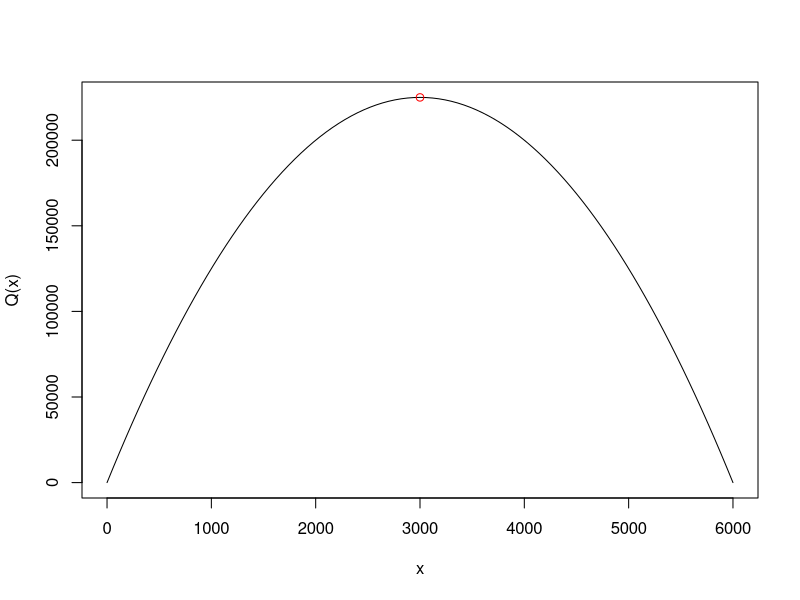
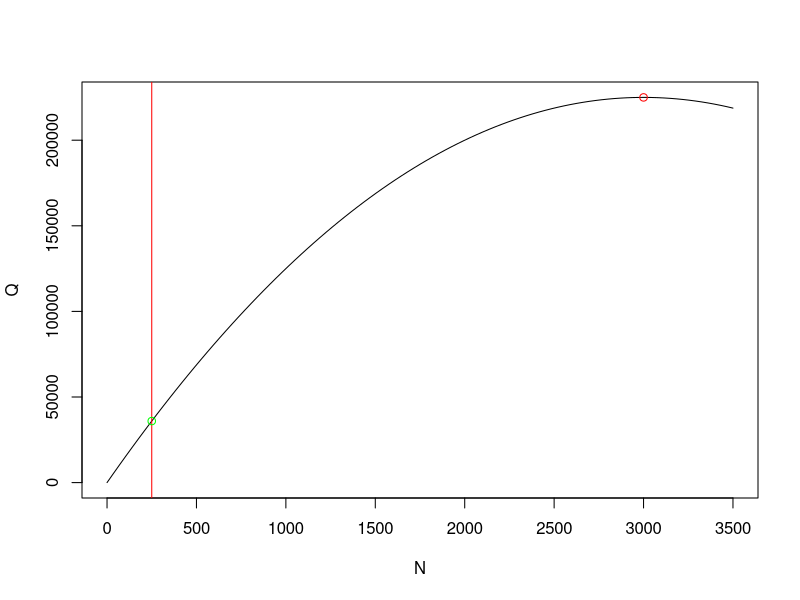
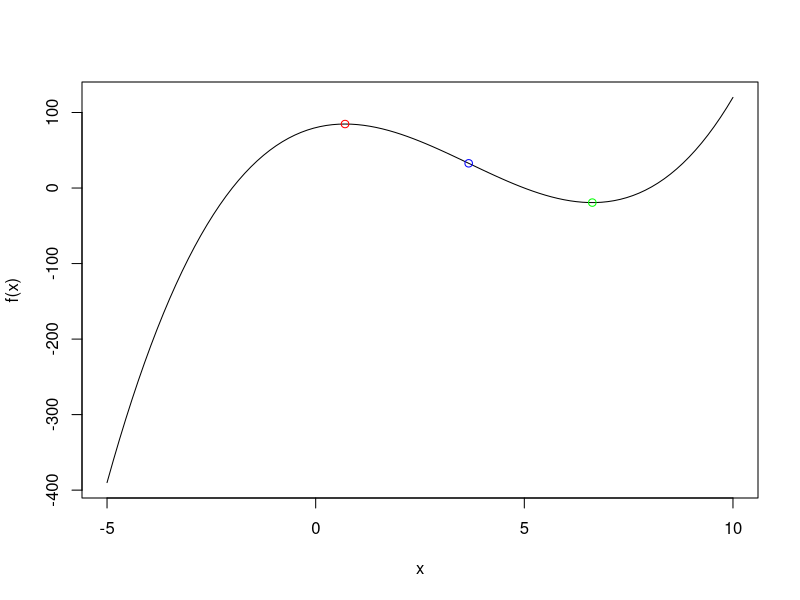
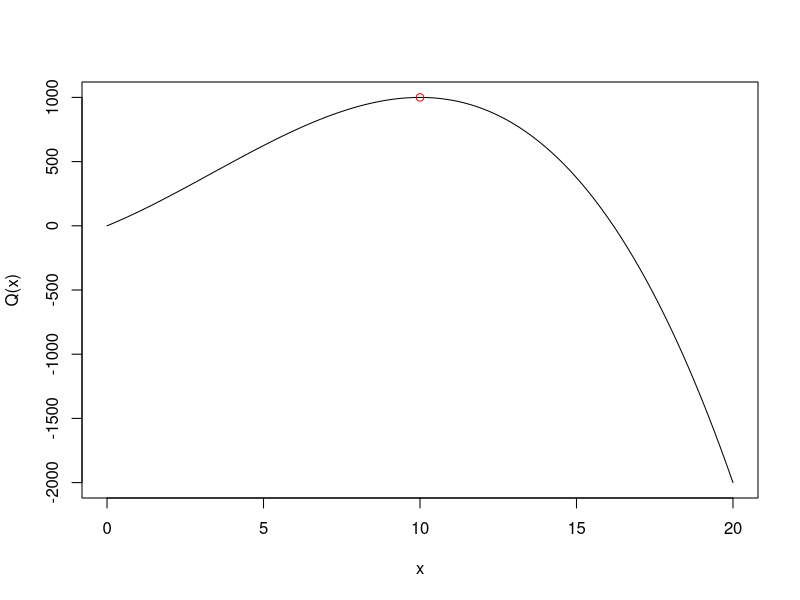
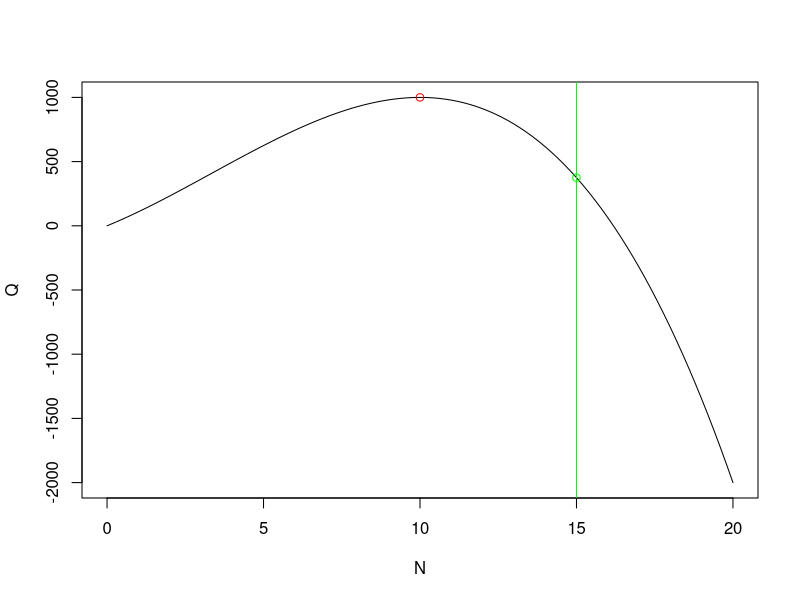
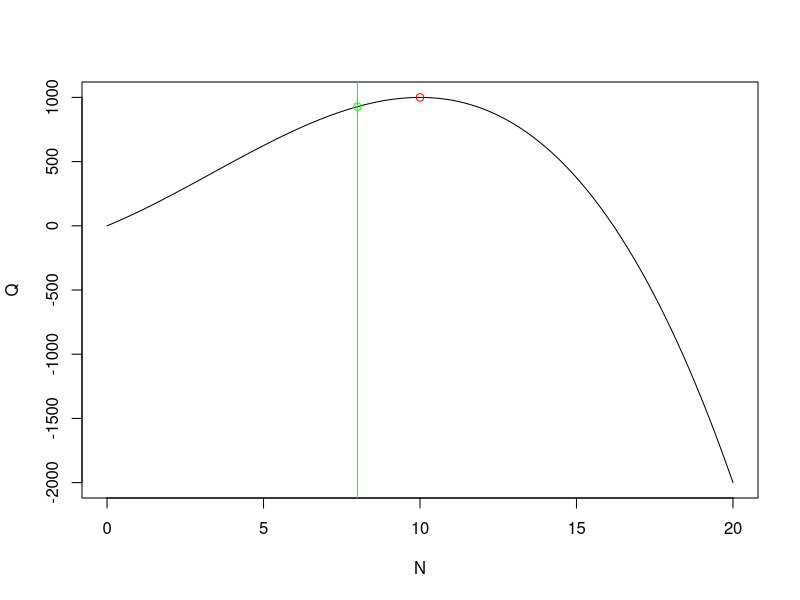
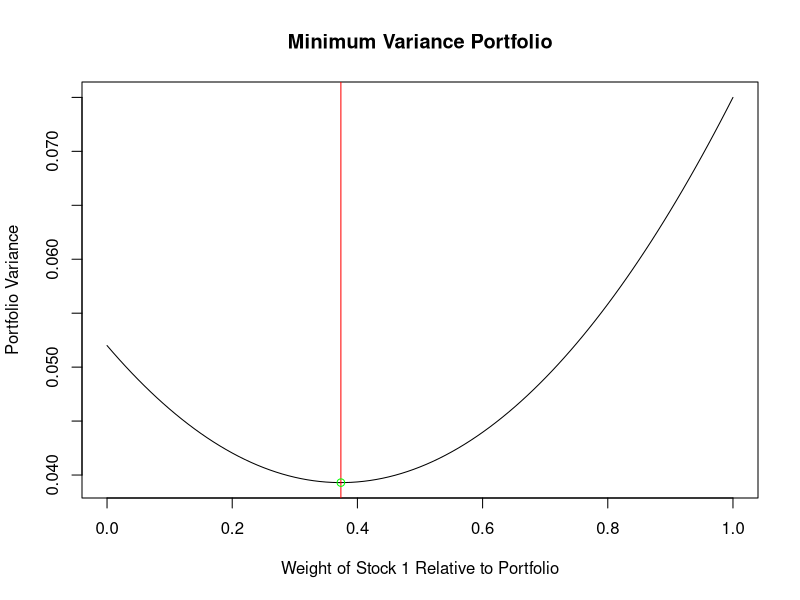
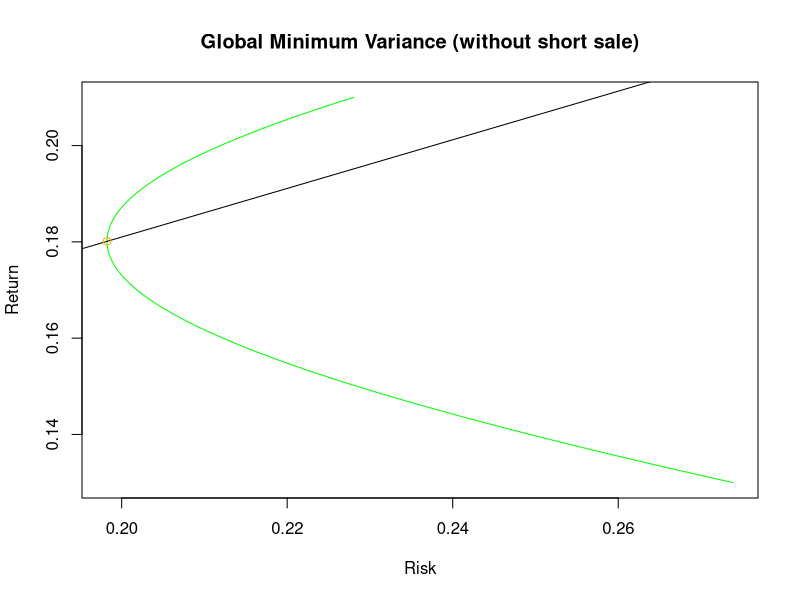

Recreate these plots in R, in order.
## ---- chunk 1
knitr::opts_chunk$set(echo = TRUE, envir=.GlobalEnv)
## ---- chunk 2
Q <- function(N) 150*N - .025*N^2
curve(Q, 0, 6000)
root <- polyroot(c(150, -.05))
N_max <- Re(root)[abs(Im(root)) < 1e-6]
Q_max <- Q(N_max)
points(N_max, Q(N_max), col='red')
## ---- chunk 3
N_0 <- 250
Q_0 <- Q(N_0)
plot(Q, 0, 3500, xlab = 'N', ylab = 'Q')
abline(v = 250, col = 'red')
points(N_0, Q(N_0), col = 'green')
points(N_max, Q(N_max), col='red')
## ---- chunk 4
f <- function(x) x^3 -11*x^2 + 14*x + 80
f_1prime <- function(x) 3*x^2 - 22*x + 14
root <- polyroot(c(14, -22, 3))
x_1prime <- Re(root)[abs(Im(root)) < 1e-6]
x_1prime
## ---- chunk 5
x_1prime1 <- 0.7039352
x_1prime2 <- 6.6293981
## ---- chunk 6
x_2prime1 <- 11/3
f_2prime <- function(x) 6*x - 22
## ---- chunk 7
x_1prime1 <- 0.7039352
x_1prime2 <- 6.6293981
x_2prime1 <- 11/3
curve(f, -5, 10)
points(x_1prime1, f(x_1prime1), col = 'red')
points(x_1prime2, f(x_1prime2), col = 'green')
points(x_2prime1, f(x_2prime1), col = 'blue')
## ---- chunk 8
Q <- function(N) 100*N + 10*N^2 - N^3
curve(Q, 0, 20)
root <- polyroot(c(100, 20, -3)) 
N_max <- Re(root)[abs(Im(root)) < 1e-6]
N_max <- N_max[which(N_max>0)]
Q_max <- Q(N_max)
points(N_max, Q(N_max), col='red')
## ---- chunk 9
N_0 <- 15
lambda <- 100 + 20*N_0 - 3*N_0^2 
Q_0 <- Q(N_0)
plot(Q, 0, 20, xlab = 'N', ylab = 'Q')
abline(v = N_0, col = 'green')
points(N_0, Q(N_0), col = 'green')
points(N_max, Q(N_max), col='red')
## ---- chunk 10
N_0 <- 8
lambda <- 100 + 20*N_0 - 3*N_0^2 
Q_0 <- Q(N_0)
plot(Q, 0, 20, xlab = 'N', ylab = 'Q')
abline(v = N_0, col = 'green')
points(N_0, Q(N_0), col = 'green')
points(N_max, Q(N_max), col='red')
## ---- chunk 11
# Mean Returns
mean_rStock1 <- .13
mean_rStock2 <- .21
mean_rf <- .08

# Variance of returns
var_rStock1 <- .075
var_rStock2 <- .052

# Standard deviation of returns
sd_rStock1 <- sqrt(var_rStock1)
sd_rStock2 <- sqrt(var_rStock2)

# Covariance of Returns
cov_rStock1_rStock2 <- .018

# Correlation of Returns
cor_rStock2_rStock2 <- cov_rStock1_rStock2 / (sd_rStock1 * sd_rStock2)
## ---- chunk 12
# The Variance function of the portfolio
fVar <- function(m1) var_rStock1 * m1^2 + var_rStock2 * (1 - m1)^2 + 2 * m1 * (1 - m1) * cov_rStock1_rStock2

# Set the weighting
m1 <- .3736
m2 <- .6264

# Plot of the variance function with respect to w1.
w1 <- seq(0, 1, .05)
plot(fVar, w1, xlab = "Weight of Stock 1 Relative to Portfolio", ylab = "Portfolio Variance", main = "Minimum Variance Portfolio"); abline(v = m1, col = "red")
points(m1, fVar(m1), col='green')

# Plot of the efficient frontier, assume no short sale allowed
w1WithoutShort <- seq(0, 1, .005)
fVar <- function(w1) var_rStock1 * w1^2 + var_rStock2 * (1 - w1)^2 + 2 * w1 * (1 - w1) * cov_rStock1_rStock2
r <- function(w1) mean_rStock1*w1 + mean_rStock2*(1-w1)
riskWithoutShort <- sqrt(fVar(w1WithoutShort))
returnWithoutShort <- r(w1WithoutShort)
plot(riskWithoutShort, returnWithoutShort, type='l', main='Global Minimum Variance (without short sale)', xlab = 'Risk', ylab = 'Return', col = 'green')
wp <- (var_rStock2 - cov_rStock1_rStock2) / (var_rStock1 + var_rStock2 - 2 * cov_rStock1_rStock2)  # Normalizing weight
Rp <- r(wp)
sigma <- sqrt(fVar(wp))
Rf <- mean_rf
Sharpe <- (Rp-Rf)/sigma
X <- seq(0, 1, .01)
Y <- Rf + Sharpe*X
lines(X, Y)
points(sigma, Rp, col='orange')
## ---- chunk 13
# Plot of the efficient frontier, assume short sale allowed
w1WithShort <- seq(-2, 2, .1)
riskWithShort <- sqrt(fVar(w1WithShort))
returnWithShort <- r(w1WithShort)
plot(riskWithShort, returnWithShort, type='l', main='Global Minimum Variance (with short sale)', xlab = 'Risk', ylab = 'Return', col = 'red')
wp <- (var_rStock2 - cov_rStock1_rStock2) / (var_rStock1 + var_rStock2 - 2 * cov_rStock1_rStock2)  # Normalizing weight
Rp <- r(wp)
sigma <- sqrt(fVar(wp))
Rf <- mean_rf
Sharpe <- (Rp-Rf)/sigma
X <- seq(0, 1, .01)
Y <- Rf + Sharpe*X
lines(X, Y)
points(sigma, Rp, col='orange')
## ---- chunk 14
# Changed input to display less points
w1WithoutShort <- seq(0, 1, .1)
riskWithoutShort <- sqrt(fVar(w1WithoutShort))
returnWithoutShort <- r(w1WithoutShort)
w1WithShort <- seq(-2, 2, .1)
riskWithShort <- sqrt(fVar(w1WithShort))
returnWithShort <- r(w1WithShort)


plot(riskWithShort, returnWithShort, main='Global Minimum Variance', xlab = 'Risk', ylab = 'Return', col = 'red', pch = 17)
points(riskWithoutShort, returnWithoutShort, col = 'green', pch = 17)
## ---- chunk 15
sigmaMatrix <- matrix(rbind(c(var_rStock1, cov_rStock1_rStock2),c(cov_rStock1_rStock2, var_rStock1)), 2)  # Establish variance, covariance matrix
returnsVector <- rbind(mean_rStock1, mean_rStock2)  # Establish returns vector
## ---- chunk 16
inverse_sigmaMatrix <- solve(sigmaMatrix)
riskPremiumMatrix <- returnsVector - mean_rf
## ---- chunk 17
z <- inverse_sigmaMatrix %*% riskPremiumMatrix
## ---- chunk 18
lambda <- sum(z)
w1 <- z[1] / lambda
w2 <- z[2] / lambda
## ---- chunk 19
w1 <- 0.1374269
Rp <- r(w1)
sigma <- sqrt(fVar(w1))
CAL_slope <-(Rp - mean_rf) / sigma
CAL <- function(x) {mean_rf + CAL_slope * x}
## ---- chunk 20
# Plot of the efficient frontier, assume no short sale allowed
plot(riskWithShort, returnWithShort, main='Global Minimum Variance', xlab = 'Risk', ylab = 'Return', col = 'red', pch = 17)
points(riskWithoutShort, returnWithoutShort, col = 'green', pch = 17)
plot.function(CAL, add= TRUE, col = 'blue', lwd = 4)
points(sigma, Rp, col='orange', lwd = 4)
